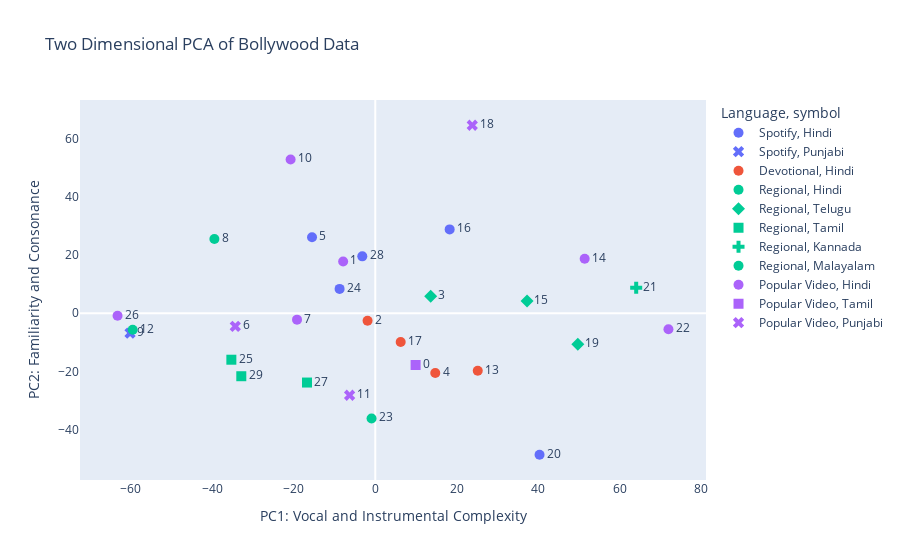

The code cell stored with this chart in its notebook:
### Code cell
PATH = './output/india/bollywood/'
df = pd.read_csv(PATH+'full_all.csv')
metadata = pd.read_csv(PATH+'song-metadata.csv')
pca = PCA(n_components=2)
components = pca.fit_transform(df)
loadings = pca.components_.T * np.sqrt(pca.explained_variance_)
fig = px.scatter(components, x=0, y=1,color=metadata['Genre'], symbol=metadata['Language'], labels={
                     "0": "PC1: Vocal and Instrumental Complexity",
                     "1": "PC2: Familiarity and Consonance",
                     "color": "Language"
                 },
                 title='Two Dimensional PCA of Bollywood Data',
                 text=metadata['Song ID'],
                )
fig.update_traces(marker_size=10, textposition='middle right')
fig.update_layout(xaxis_showgrid=False, yaxis_showgrid=False) 
fig.show()

### Figure 1 — Plotly figure (JSON) as saved in the notebook; plotly's stock layout.template omitted (floating-point values rounded to 4 significant figures)
{"data": [{"hovertemplate": "Language=Spotify<br>symbol=Hindi<br>PC1: Vocal and Instrumental Complexity=%{x}<br>PC2: Familiarity and Consonance=%{y}<br>text=%{text}<extra></extra>", "legendgroup": "Spotify, Hindi", "marker": {"color": "#636efa", "size": 10, "symbol": "circle"}, "mode": "markers+text", "name": "Spotify, Hindi", "orientation": "v", "showlegend": true, "text": [5, 16, 20, 24, 28], "textposition": "middle right", "type": "scatter", "x": [-15.53, 18.26, 40.33, -8.763, -3.19], "xaxis": "x", "y": [26.12, 28.8, -48.61, 8.362, 19.55], "yaxis": "y"}, {"hovertemplate": "Language=Spotify<br>symbol=Punjabi<br>PC1: Vocal and Instrumental Complexity=%{x}<br>PC2: Familiarity and Consonance=%{y}<br>text=%{text}<extra></extra>", "legendgroup": "Spotify, Punjabi", "marker": {"color": "#636efa", "size": 10, "symbol": "x"}, "mode": "markers+text", "name": "Spotify, Punjabi", "orientation": "v", "showlegend": true, "text": [9], "textposition": "middle right", "type": "scatter", "x": [-60.21], "xaxis": "x", "y": [-6.805], "yaxis": "y"}, {"hovertemplate": "Language=Devotional<br>symbol=Hindi<br>PC1: Vocal and Instrumental Complexity=%{x}<br>PC2: Familiarity and Consonance=%{y}<br>text=%{text}<extra></extra>", "legendgroup": "Devotional, Hindi", "marker": {"color": "#EF553B", "size": 10, "symbol": "circle"}, "mode": "markers+text", "name": "Devotional, Hindi", "orientation": "v", "showlegend": true, "text": [4, 2, 13, 17], "textposition": "middle right", "type": "scatter", "x": [14.73, -1.898, 25.16, 6.229], "xaxis": "x", "y": [-20.52, -2.578, -19.77, -9.896], "yaxis": "y"}, {"hovertemplate": "Language=Regional<br>symbol=Hindi<br>PC1: Vocal and Instrumental Complexity=%{x}<br>PC2: Familiarity and Consonance=%{y}<br>text=%{text}<extra></extra>", "legendgroup": "Regional, Hindi", "marker": {"color": "#00cc96", "size": 10, "symbol": "circle"}, "mode": "markers+text", "name": "Regional, Hindi", "orientation": "v", "showlegend": true, "text": [8, 12], "textposition": "middle right", "type": "scatter", "x": [-39.5, -59.56], "xaxis": "x", "y": [25.5, -5.655], "yaxis": "y"}, {"hovertemplate": "Language=Regional<br>symbol=Telugu<br>PC1: Vocal and Instrumental Complexity=%{x}<br>PC2: Familiarity and Consonance=%{y}<br>text=%{text}<extra></extra>", "legendgroup": "Regional, Telugu", "marker": {"color": "#00cc96", "size": 10, "symbol": "diamond"}, "mode": "markers+text", "name": "Regional, Telugu", "orientation": "v", "showlegend": true, "text": [3, 15, 19], "textposition": "middle right", "type": "scatter", "x": [13.6, 37.27, 49.72], "xaxis": "x", "y": [5.857, 4.212, -10.69], "yaxis": "y"}, {"hovertemplate": "Language=Regional<br>symbol=Tamil<br>PC1: Vocal and Instrumental Complexity=%{x}<br>PC2: Familiarity and Consonance=%{y}<br>text=%{text}<extra></extra>", "legendgroup": "Regional, Tamil", "marker": {"color": "#00cc96", "size": 10, "symbol": "square"}, "mode": "markers+text", "name": "Regional, Tamil", "orientation": "v", "showlegend": true, "text": [25, 29, 27], "textposition": "middle right", "type": "scatter", "x": [-35.34, -32.9, -16.76], "xaxis": "x", "y": [-15.96, -21.63, -23.8], "yaxis": "y"}, {"hovertemplate": "Language=Regional<br>symbol=Kannada<br>PC1: Vocal and Instrumental Complexity=%{x}<br>PC2: Familiarity and Consonance=%{y}<br>text=%{text}<extra></extra>", "legendgroup": "Regional, Kannada", "marker": {"color": "#00cc96", "size": 10, "symbol": "cross"}, "mode": "markers+text", "name": "Regional, Kannada", "orientation": "v", "showlegend": true, "text": [21], "textposition": "middle right", "type": "scatter", "x": [64.05], "xaxis": "x", "y": [8.746], "yaxis": "y"}, {"hovertemplate": "Language=Regional<br>symbol=Malayalam<br>PC1: Vocal and Instrumental Complexity=%{x}<br>PC2: Familiarity and Consonance=%{y}<br>text=%{text}<extra></extra>", "legendgroup": "Regional, Malayalam", "marker": {"color": "#00cc96", "size": 10, "symbol": "circle"}, "mode": "markers+text", "name": "Regional, Malayalam", "orientation": "v", "showlegend": true, "text": [23], "textposition": "middle right", "type": "scatter", "x": [-0.9136], "xaxis": "x", "y": [-36.14], "yaxis": "y"}, {"hovertemplate": "Language=Popular Video<br>symbol=Hindi<br>PC1: Vocal and Instrumental Complexity=%{x}<br>PC2: Familiarity and Consonance=%{y}<br>text=%{text}<extra></extra>", "legendgroup": "Popular Video, Hindi", "marker": {"color": "#ab63fa", "size": 10, "symbol": "circle"}, "mode": "markers+text", "name": "Popular Video, Hindi", "orientation": "v", "showlegend": true, "text": [1, 7, 10, 14, 22, 26], "textposition": "middle right", "type": "scatter", "x": [-7.894, -19.22, -20.79, 51.41, 71.97, -63.28], "xaxis": "x", "y": [17.78, -2.198, 52.84, 18.72, -5.495, -0.8834], "yaxis": "y"}, {"hovertemplate": "Language=Popular Video<br>symbol=Tamil<br>PC1: Vocal and Instrumental Complexity=%{x}<br>PC2: Familiarity and Consonance=%{y}<br>text=%{text}<extra></extra>", "legendgroup": "Popular Video, Tamil", "marker": {"color": "#ab63fa", "size": 10, "symbol": "square"}, "mode": "markers+text", "name": "Popular Video, Tamil", "orientation": "v", "showlegend": true, "text": [0], "textposition": "middle right", "type": "scatter", "x": [9.897], "xaxis": "x", "y": [-17.78], "yaxis": "y"}, {"hovertemplate": "Language=Popular Video<br>symbol=Punjabi<br>PC1: Vocal and Instrumental Complexity=%{x}<br>PC2: Familiarity and Consonance=%{y}<br>text=%{text}<extra></extra>", "legendgroup": "Popular Video, Punjabi", "marker": {"color": "#ab63fa", "size": 10, "symbol": "x"}, "mode": "markers+text", "name": "Popular Video, Punjabi", "orientation": "v", "showlegend": true, "text": [6, 11, 18], "textposition": "middle right", "type": "scatter", "x": [-34.37, -6.308, 23.81], "xaxis": "x", "y": [-4.491, -28.17, 64.58], "yaxis": "y"}], "layout": {"legend": {"title": {"text": "Language, symbol"}, "tracegroupgap": 0}, "title": {"text": "Two Dimensional PCA of Bollywood Data"}, "xaxis": {"anchor": "y", "domain": [0, 1], "showgrid": false, "title": {"text": "PC1: Vocal and Instrumental Complexity"}}, "yaxis": {"anchor": "x", "domain": [0, 1], "showgrid": false, "title": {"text": "PC2: Familiarity and Consonance"}}}}
